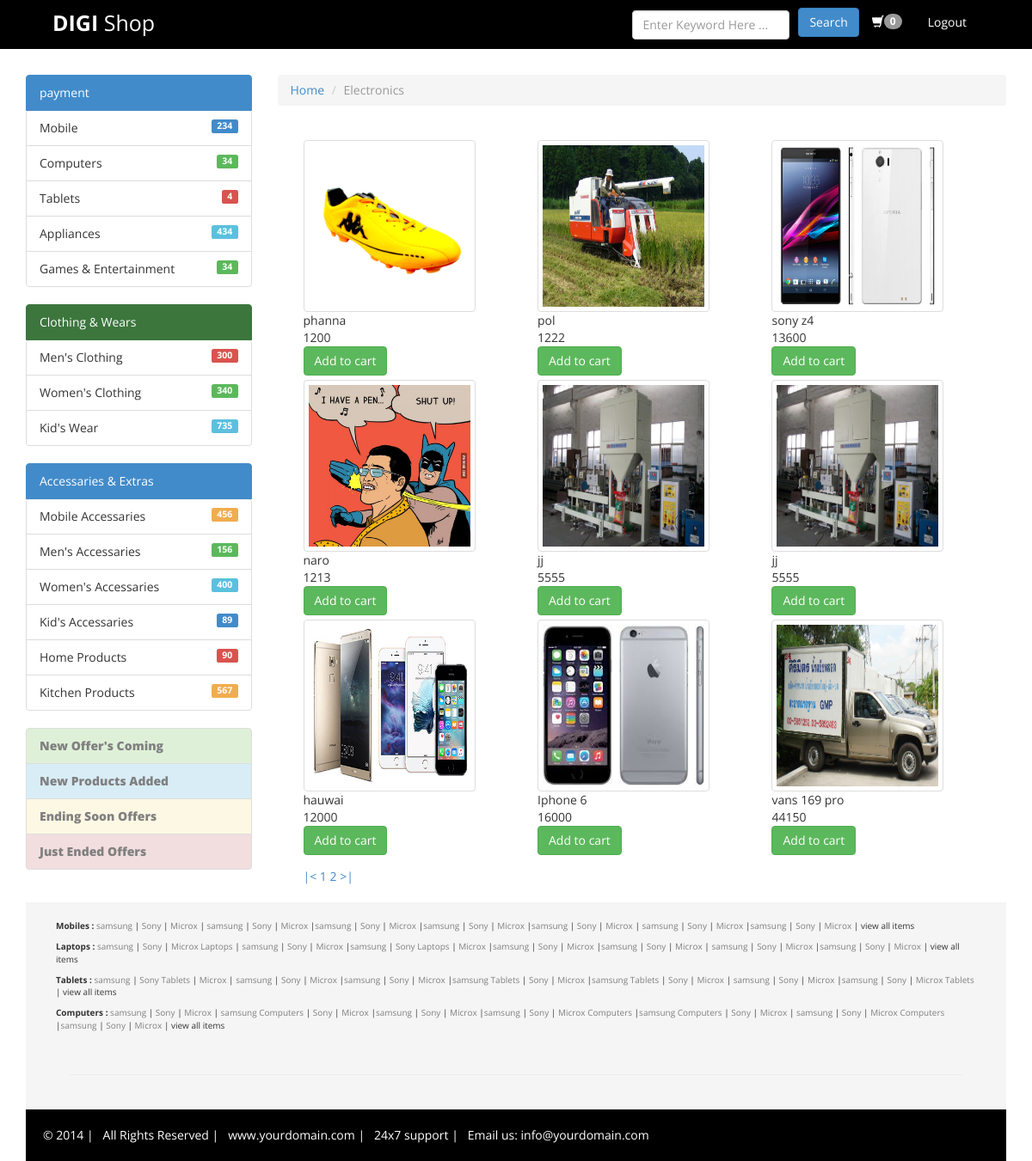
The app's page /index_cust.php with its own data.
### tables this page shows
CREATE TABLE `pic` (
  `id` int(11) NOT NULL,
  `name` varchar(200) NOT NULL,
  `text` text NOT NULL,
  `b_name` varchar(50) NOT NULL,
  `b_price` int(10) NOT NULL,
  `city` varchar(30) NOT NULL,
  `seller_tel` int(12) NOT NULL,
  `m_id` int(6) NOT NULL
);

### index_cust.php (the view, shortened to what this page needs)
<?php
include("tt1.php");
?>
<!DOCTYPE html>
<html lang="en">
<link href="assets/ItemSlider/css/main-style.css" rel="stylesheet" type="text/css">
<link href="assets/ItemSlider/css/demo.css" rel="stylesheet" type="text/css">
<head>
    <link href="bs-digishop-mini/assets/css/bootstrap.css" rel="stylesheet">
    <link href="bs-digishop-mini/assets/css/font-awesome.min.css" rel="stylesheet" />
    <link href="bs-digishop-mini/assets/ItemSlider/css/main-style.css" rel="stylesheet" />
    <link href="bs-digishop-mini/assets/css/style.css" rel="stylesheet" />
</head>
<body>
    <nav class="navbar navbar-default" role="navigation">
        <div class="container-fluid">
            <div class="navbar-header">
                <a class="navbar-brand" href="index_cust.php"><strong>DIGI</strong> Shop</a>
            </div>
            <div class="collapse navbar-collapse" id="bs-example-navbar-collapse-1">
                <ul class="nav navbar-nav navbar-right">
                    <li><a href="view_order.php" id="nav-cart"><span id="nav-cart-number" class="badge pull-right">0</span>
      			<span class="glyphicon glyphicon-shopping-cart"></span>
    		</span></a></li>
                    <li><a href="logout.php">Logout</a></li>
                    <li><a href="cust_information.php"><?php echo $_SESSION['Username']; ?></a></li>
                </ul>
                <form class="navbar-form navbar-right" role="search">
                    <div class="form-group">
                        <input type="text" placeholder="Enter Keyword Here ..." class="form-control">
                    </div>
                    <button type="submit" class="btn btn-primary">Search</button>
                </form>
            </div>
        </div>
    </nav>
    <div class="container">
        <div class="row">
            <div class="col-md-3">
                <div>
                    <a href="pay.php" class="list-group-item active">payment
                    </a>
                    <ul class="list-group">
                        <li class="list-group-item">Mobile
      <span class="label label-primary pull-right">234</span>
                        </li>
                        <li class="list-group-item">Computers
                      <span class="label label-success pull-right">34</span>
                        </li>
                        <li class="list-group-item">Tablets
                         <span class="label label-danger pull-right">4</span>
                        </li>
                        <li class="list-group-item">Appliances
                             <span class="label label-info pull-right">434</span>
                        </li>
                        <li class="list-group-item">Games & Entertainment
                             <span class="label label-success pull-right">34</span>
                        </li>
                    </ul>
                </div>
                <div>
                    <a href="#" class="list-group-item active list-group-item-success">Clothing & Wears
                    </a>
                    <ul class="list-group">
                        <li class="list-group-item">Men's Clothing
                             <span class="label label-danger pull-right">300</span>
                        </li>
                        <li class="list-group-item">Women's Clothing
                             <span class="label label-success pull-right">340</span>
                        </li>
                        <li class="list-group-item">Kid's Wear
                             <span class="label label-info pull-right">735</span>
                        </li>
                    </ul>
                </div>
                <div>
                    <a href="#" class="list-group-item active">Accessaries & Extras
                    </a>
                    <ul class="list-group">
                        <li class="list-group-item">Mobile Accessaries
                             <span class="label label-warning pull-right">456</span>
                        </li>
                        <li class="list-group-item">Men's Accessaries
                             <span class="label label-success pull-right">156</span>
                        </li>
                        <li class="list-group-item">Women's Accessaries
                             <span class="label label-info pull-right">400</span>
                        </li>
                        <li class="list-group-item">Kid's Accessaries
                             <span class="label label-primary pull-right">89</span>
                        </li>
                        <li class="list-group-item">Home Products
                             <span class="label label-danger pull-right">90</span>
                        </li>
                        <li class="list-group-item">Kitchen Products
                             <span class="label label-warning pull-right">567</span>
                        </li>
                    </ul>
                </div>
                <div>
                    <ul class="list-group">
                        <li class="list-group-item list-group-item-success"><a href="#">New Offer's Coming </a></li>
                        <li class="list-group-item list-group-item-info"><a href="#">New Products Added</a></li>
                        <li class="list-group-item list-group-item-warning"><a href="#">Ending Soon Offers</a></li>
                        <li class="list-group-item list-group-item-danger"><a href="#">Just Ended Offers</a></li>
                    </ul>
                </div>
            </div>
            <div class="col-md-9">
                <div>
                    <ol class="breadcrumb">
                        <li><a href="#">Home</a></li>
                        <li class="active">Electronics</li>
                    </ol>
                </div>
                <div class="col-md-12">
                  <div class="col-md-12">
                  <div class="row">
                    <?php
                    $num_rec_per_page=9;
                    if (isset($_GET["page"])) { $page  = $_GET["page"]; } else { $page=1; };
                    $start_from = ($page-1) * $num_rec_per_page;
                    $sql="select*from pic limit $start_from , $num_rec_per_page";
                    $result=mysqli_query($link,$sql);
                    ?>
                    <?php
                    while($row=mysqli_fetch_array($result)){
                    	?>
                  <div class="col-md-4">
                    <div class=" panel-primary">
                    <?php
                  echo "<img src='images/".$row['name']."'>";
                   ?>  </div>
                    <div class="">
                      <?=$row['b_name'];?>
                    </div>
                    <div class="">
                      <?=$row['b_price'];?>
                    </div>
<div class="">
    <a class="btn btn-success" href="view_order.php?action=addToCart&id=<?php echo $row["id"]; ?>">Add to cart</a>
</div>
                  </div>
                  <?php };
                   ?>
                  </div>
                  <?php
  $sql = "SELECT * FROM pic";
  $rs_result = mysqli_query($link,$sql);
  $total_records = mysqli_num_rows($rs_result);
  $total_pages = ceil($total_records / $num_rec_per_page);
  echo "<a href='index.login.php?page=1'>".'|<'."</a> ";
  for ($i=1; $i<=$total_pages; $i++) {
              echo "<a href='index.login.php?page=".$i."'>".$i."</a> ";
  };
  echo "<a href='index.php?page=$total_pages'>".'>|'."</a> ";
  ?>
                </div>
            </div>
        </div>
    </div>
    <div class="col-md-12 footer-box">
        <div class="row small-box ">
            <strong>Mobiles :</strong> <a href="#">samsung</a> |  <a href="#">Sony</a> | <a href="#">Microx</a> |
            <a href="#">samsung</a> |  <a href="#">Sony</a> | <a href="#">Microx</a> |<a href="#">samsung</a> |
              <a href="#">Sony</a> | <a href="#">Microx</a> |<a href="#">samsung</a> |  <a href="#">Sony</a> |
            <a href="#">Microx</a> |<a href="#">samsung</a> |  <a href="#">Sony</a> | <a href="#">Microx</a> |
            <a href="#">samsung</a> |  <a href="#">Sony</a> | <a href="#">Microx</a> |<a href="#">samsung</a> |
            <a href="#">Sony</a> | <a href="#">Microx</a> | view all items
        </div>
        <div class="row small-box ">
            <strong>Laptops :</strong> <a href="#">samsung</a> |  <a href="#">Sony</a> | <a href="#">Microx Laptops</a> |
            <a href="#">samsung</a> |  <a href="#">Sony</a> | <a href="#">Microx</a> |<a href="#">samsung</a> |
              <a href="#">Sony Laptops</a> | <a href="#">Microx</a> |<a href="#">samsung</a> |  <a href="#">Sony</a> |
            <a href="#">Microx</a> |<a href="#">samsung</a> |  <a href="#">Sony</a> | <a href="#">Microx</a> |
            <a href="#">samsung</a> |  <a href="#">Sony</a> | <a href="#">Microx</a> |<a href="#">samsung</a> |
            <a href="#">Sony</a> | <a href="#">Microx</a> | view all items
        </div>
        <div class="row small-box ">
            <strong>Tablets : </strong><a href="#">samsung</a> |  <a href="#">Sony Tablets</a> | <a href="#">Microx</a> |
            <a href="#">samsung </a>|  <a href="#">Sony</a> | <a href="#">Microx</a> |<a href="#">samsung</a> |
              <a href="#">Sony</a> | <a href="#">Microx</a> |<a href="#">samsung Tablets</a> |  <a href="#">Sony</a> |
            <a href="#">Microx</a> |<a href="#">samsung Tablets</a> |  <a href="#">Sony</a> | <a href="#">Microx</a> |
            <a href="#">samsung</a> |  <a href="#">Sony</a> | <a href="#">Microx</a> |<a href="#">samsung</a> |
            <a href="#">Sony</a> | <a href="#">Microx Tablets</a> | view all items
        </div>
        <div class="row small-box pad-botom ">
            <strong>Computers :</strong> <a href="#">samsung</a> |  <a href="#">Sony</a> | <a href="#">Microx</a> |
            <a href="#">samsung Computers</a> |  <a href="#">Sony</a> | <a href="#">Microx</a> |<a href="#">samsung</a> |
              <a href="#">Sony</a> | <a href="#">Microx</a> |<a href="#">samsung</a> |  <a href="#">Sony</a> |
            <a href="#">Microx Computers</a> |<a href="#">samsung Computers</a> |  <a href="#">Sony</a> | <a href="#">Microx</a> |
            <a href="#">samsung</a> |  <a href="#">Sony</a> | <a href="#">Microx Computers</a> |<a href="#">samsung</a> |
            <a href="#">Sony</a> | <a href="#">Microx</a> | view all items
        </div>
        <hr>
    </div>
    <div class="col-md-12 end-box ">
        &copy; 2014 | &nbsp; All Rights Reserved | &nbsp; www.yourdomain.com | &nbsp; 24x7 support | &nbsp; Email us: info@yourdomain.com
    </div>
</body>
</html>

### assets/ItemSlider/css/demo.css (style rules this page uses)
html { height: 100%; }
*, *:after, *:before { -webkit-box-sizing: border-box; -moz-box-sizing: border-box; box-sizing: border-box; padding: 0; margin: 0; }
body { font-family: 'Lato', Calibri, Arial, sans-serif; background: #fff; font-weight: 400; font-size: 15px; color: #333; overflow: scroll; overflow-x: hidden; }
a { color: #555; text-decoration: none; }
.container { width: 100%; position: relative; }

### assets/css/style.css (style rules this page uses)
.navbar-brand { font-size: 25px; padding: 15px 80px 15px 60px; }
.navbar-default .navbar-brand { color: #000000; }
.navbar-default { background-color: #000000; border-color: #000000; }
.navbar { border-radius: 0px; }
.navbar-default .navbar-nav > li > a { color: #FFF; }
.navbar-default .navbar-brand { color: #FFFFFF; }
.row { margin-bottom:10px; }
.btn { margin-bottom:5px; }
.list-group a { font-size:14px; font-weight:900; color:#808080; }
.footer-box { background-color:#F5F5F5; padding:20px 50px 20px 50px; }
.small-box { font-size:10px; }
.footer-box a { color:#808080; text-decoration:none; }
.pad-botom { padding-bottom:30px; }
.end-box { padding:20px; color:#fff; background-color:#000; font-size:14px; }

### index_cust.php (style rules this page uses)
img { width:200px; height:200px; border: 1px solid #ddd; border-radius: 4px; padding: 5px; }

### records on screen
pic: name (picture), b_name "phanna", b_price "1200"
pic: name (picture), b_name "pol", b_price "1222"
pic: name (picture), b_name "sony z4", b_price "13600"
pic: name (picture), b_name "naro", b_price "1213"
pic: name (picture), b_name "jj", b_price "5555"
pic: name (picture), b_name "jj", b_price "5555"
pic: name (picture), b_name "hauwai", b_price "12000"
pic: name (picture), b_name "Iphone 6", b_price "16000"
pic: name (picture), b_name "vans 169 pro", b_price "44150"
